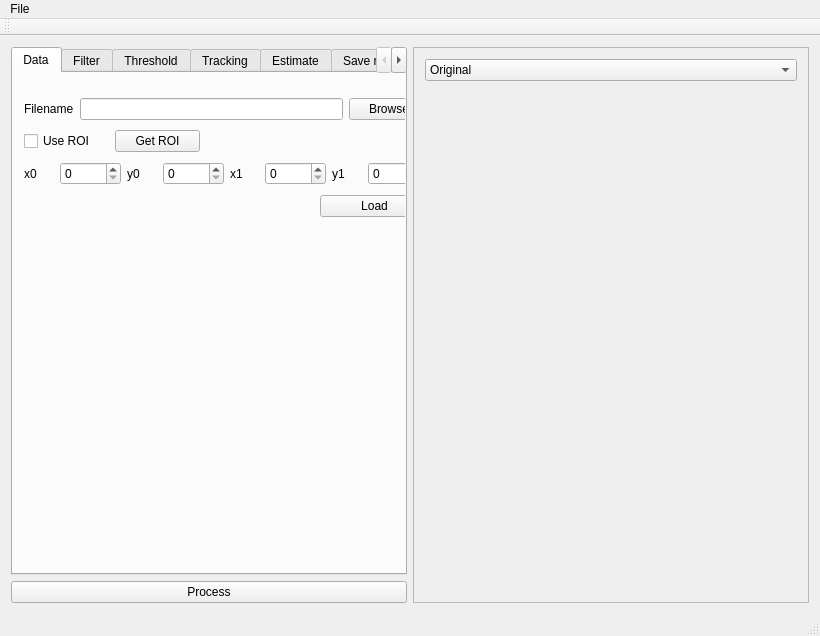
<?xml version="1.0" encoding="UTF-8"?>
<ui version="4.0">
 <class>MainWindow</class>
 <widget class="QMainWindow" name="MainWindow">
  <property name="geometry">
   <rect>
    <x>0</x>
    <y>0</y>
    <width>820</width>
    <height>636</height>
   </rect>
  </property>
  <property name="windowTitle">
   <string>RootTracker2D</string>
  </property>
  <widget class="QWidget" name="centralWidget">
   <layout class="QVBoxLayout" name="verticalLayout">
    <item>
     <layout class="QHBoxLayout" name="horizontalLayout">
      <item>
       <layout class="QVBoxLayout" name="verticalLayout_2">
        <item>
         <widget class="QTabWidget" name="tabWidget">
          <property name="currentIndex">
           <number>0</number>
          </property>
          <widget class="QWidget" name="tab">
           <attribute name="title">
            <string>Data</string>
           </attribute>
           <widget class="QWidget" name="layoutWidget">
            <property name="geometry">
             <rect>
              <x>0</x>
              <y>10</y>
              <width>427</width>
              <height>152</height>
             </rect>
            </property>
            <layout class="QGridLayout" name="gridLayout_2">
             <item row="0" column="0" colspan="4">
              <layout class="QHBoxLayout" name="horizontalLayout_3">
               <item>
                <widget class="QLabel" name="label">
                 <property name="text">
                  <string>Filename</string>
                 </property>
                </widget>
               </item>
               <item>
                <widget class="QLineEdit" name="edit_filename">
                 <property name="toolTip">
                  <string>File name of the image to process</string>
                 </property>
                </widget>
               </item>
               <item>
                <widget class="QPushButton" name="button_browsefile">
                 <property name="text">
                  <string>Browse</string>
                 </property>
                </widget>
               </item>
              </layout>
             </item>
             <item row="1" column="0">
              <widget class="QCheckBox" name="check_useroi">
               <property name="toolTip">
                <string>Selects wether to use a ROI of the original image or not</string>
               </property>
               <property name="text">
                <string>Use ROI</string>
               </property>
              </widget>
             </item>
             <item row="1" column="1">
              <widget class="QPushButton" name="button_getroi">
               <property name="toolTip">
                <string>Mark a region in the preview image and click this button to transfer the ROI coordinates.</string>
               </property>
               <property name="text">
                <string>Get ROI</string>
               </property>
              </widget>
             </item>
             <item row="1" column="2" colspan="2">
              <spacer name="horizontalSpacer_14">
               <property name="orientation">
                <enum>Qt::Horizontal</enum>
               </property>
               <property name="sizeHint" stdset="0">
                <size>
                 <width>228</width>
                 <height>20</height>
                </size>
               </property>
              </spacer>
             </item>
             <item row="2" column="0" colspan="4">
              <layout class="QHBoxLayout" name="horizontalLayout_2">
               <item>
                <widget class="QLabel" name="label_33">
                 <property name="text">
                  <string>x0</string>
                 </property>
                </widget>
               </item>
               <item>
                <widget class="QSpinBox" name="spin_roi0">
                 <property name="maximum">
                  <number>10000</number>
                 </property>
                </widget>
               </item>
               <item>
                <widget class="QLabel" name="label_34">
                 <property name="text">
                  <string>y0</string>
                 </property>
                </widget>
               </item>
               <item>
                <widget class="QSpinBox" name="spin_roi1">
                 <property name="maximum">
                  <number>10000</number>
                 </property>
                </widget>
               </item>
               <item>
                <widget class="QLabel" name="label_35">
                 <property name="text">
                  <string>x1</string>
                 </property>
                </widget>
               </item>
               <item>
                <widget class="QSpinBox" name="spin_roi2">
                 <property name="maximum">
                  <number>10000</number>
                 </property>
                </widget>
               </item>
               <item>
                <widget class="QLabel" name="label_36">
                 <property name="text">
                  <string>y1</string>
                 </property>
                </widget>
               </item>
               <item>
                <widget class="QSpinBox" name="spin_roi3">
                 <property name="maximum">
                  <number>10000</number>
                 </property>
                </widget>
               </item>
              </layout>
             </item>
             <item row="3" column="0" colspan="3">
              <spacer name="horizontalSpacer_13">
               <property name="orientation">
                <enum>Qt::Horizontal</enum>
               </property>
               <property name="sizeHint" stdset="0">
                <size>
                 <width>298</width>
                 <height>20</height>
                </size>
               </property>
              </spacer>
             </item>
             <item row="3" column="3">
              <widget class="QPushButton" name="button_loadimage">
               <property name="toolTip">
                <string>Reload the image when the ROI changed.</string>
               </property>
               <property name="text">
                <string>Load</string>
               </property>
              </widget>
             </item>
            </layout>
           </widget>
          </widget>
          <widget class="QWidget" name="tab_2">
           <attribute name="title">
            <string>Filter</string>
           </attribute>
           <widget class="QLabel" name="label_2">
            <property name="geometry">
             <rect>
              <x>20</x>
              <y>20</y>
              <width>71</width>
              <height>16</height>
             </rect>
            </property>
            <property name="text">
             <string>MFR sigma</string>
            </property>
           </widget>
           <widget class="QLabel" name="label_3">
            <property name="geometry">
             <rect>
              <x>20</x>
              <y>50</y>
              <width>62</width>
              <height>16</height>
             </rect>
            </property>
            <property name="text">
             <string>MFR ratio</string>
            </property>
           </widget>
           <widget class="QLabel" name="label_4">
            <property name="geometry">
             <rect>
              <x>20</x>
              <y>90</y>
              <width>91</width>
              <height>16</height>
             </rect>
            </property>
            <property name="text">
             <string>MFR directions</string>
            </property>
           </widget>
           <widget class="QDoubleSpinBox" name="dspin_mfrsigma">
            <property name="geometry">
             <rect>
              <x>120</x>
              <y>10</y>
              <width>62</width>
              <height>25</height>
             </rect>
            </property>
            <property name="toolTip">
             <string>Lenght of the root enhancement filter</string>
            </property>
           </widget>
           <widget class="QDoubleSpinBox" name="dspin_mfrratio">
            <property name="geometry">
             <rect>
              <x>110</x>
              <y>50</y>
              <width>62</width>
              <height>25</height>
             </rect>
            </property>
            <property name="toolTip">
             <string>Width of the root enhancement filter given as a fraction of the length.</string>
            </property>
           </widget>
           <widget class="QSpinBox" name="spin_mfrdir">
            <property name="geometry">
             <rect>
              <x>120</x>
              <y>90</y>
              <width>57</width>
              <height>25</height>
             </rect>
            </property>
            <property name="toolTip">
             <string>Number of root enhancement filter orientations.</string>
            </property>
           </widget>
           <widget class="QtAddons::ImageViewerWidget" name="viewer_kernel" native="true">
            <property name="geometry">
             <rect>
              <x>90</x>
              <y>150</y>
              <width>251</width>
              <height>231</height>
             </rect>
            </property>
           </widget>
           <widget class="QSlider" name="slider_kernels">
            <property name="geometry">
             <rect>
              <x>90</x>
              <y>390</y>
              <width>251</width>
              <height>22</height>
             </rect>
            </property>
            <property name="toolTip">
             <string>Browse through the root enhancement kernels used for the latest processing.</string>
            </property>
            <property name="orientation">
             <enum>Qt::Horizontal</enum>
            </property>
           </widget>
           <widget class="QDoubleSpinBox" name="dspin_mfromega">
            <property name="geometry">
             <rect>
              <x>120</x>
              <y>120</y>
              <width>62</width>
              <height>25</height>
             </rect>
            </property>
            <property name="toolTip">
             <string>Width oscillation of the root enhancement filter. Values greater than 2 are not recommended.</string>
            </property>
           </widget>
           <widget class="QLabel" name="label_18">
            <property name="geometry">
             <rect>
              <x>20</x>
              <y>120</y>
              <width>81</width>
              <height>16</height>
             </rect>
            </property>
            <property name="text">
             <string>MFR omega</string>
            </property>
           </widget>
          </widget>
          <widget class="QWidget" name="tab_4">
           <attribute name="title">
            <string>Threshold</string>
           </attribute>
           <widget class="QLabel" name="label_5">
            <property name="geometry">
             <rect>
              <x>40</x>
              <y>10</y>
              <width>121</width>
              <height>16</height>
             </rect>
            </property>
            <property name="text">
             <string>Threshold quantile</string>
            </property>
           </widget>
           <widget class="QLabel" name="label_6">
            <property name="geometry">
             <rect>
              <x>40</x>
              <y>40</y>
              <width>101</width>
              <height>16</height>
             </rect>
            </property>
            <property name="text">
             <string>Threshold clean</string>
            </property>
           </widget>
           <widget class="QLabel" name="label_7">
            <property name="geometry">
             <rect>
              <x>40</x>
              <y>70</y>
              <width>91</width>
              <height>16</height>
             </rect>
            </property>
            <property name="text">
             <string>Threshold low</string>
            </property>
           </widget>
           <widget class="QDoubleSpinBox" name="dspin_thresquantile">
            <property name="geometry">
             <rect>
              <x>170</x>
              <y>0</y>
              <width>57</width>
              <height>25</height>
             </rect>
            </property>
            <property name="toolTip">
             <string>Determines the fraction of the pixels to use as roots. Depending of the root density in the image this value is mostly in the interval 0.75-0.9. </string>
            </property>
            <property name="maximum">
             <double>1.000000000000000</double>
            </property>
           </widget>
           <widget class="QSpinBox" name="spin_thresclean">
            <property name="geometry">
             <rect>
              <x>170</x>
              <y>30</y>
              <width>62</width>
              <height>25</height>
             </rect>
            </property>
            <property name="toolTip">
             <string>Segmented items with less pixels than this value will be remove from the result. Zero deactivates the function.</string>
            </property>
            <property name="maximum">
             <number>10000</number>
            </property>
           </widget>
           <widget class="QDoubleSpinBox" name="dspin_threslow">
            <property name="geometry">
             <rect>
              <x>170</x>
              <y>60</y>
              <width>62</width>
              <height>25</height>
             </rect>
            </property>
            <property name="toolTip">
             <string>Second threshold used to find the smallest value of the tracking.</string>
            </property>
            <property name="maximum">
             <double>1.000000000000000</double>
            </property>
           </widget>
           <widget class="QLabel" name="label_17">
            <property name="geometry">
             <rect>
              <x>40</x>
              <y>100</y>
              <width>101</width>
              <height>16</height>
             </rect>
            </property>
            <property name="text">
             <string>Histogram size</string>
            </property>
           </widget>
           <widget class="QSpinBox" name="spin_histsize">
            <property name="geometry">
             <rect>
              <x>170</x>
              <y>100</y>
              <width>57</width>
              <height>25</height>
             </rect>
            </property>
            <property name="toolTip">
             <string>Size of the histogram used to find the threshold levels.</string>
            </property>
            <property name="maximum">
             <number>5000</number>
            </property>
            <property name="value">
             <number>1024</number>
            </property>
           </widget>
          </widget>
          <widget class="QWidget" name="tab_3">
           <attribute name="title">
            <string>Tracking</string>
           </attribute>
           <widget class="QCheckBox" name="check_tracking">
            <property name="geometry">
             <rect>
              <x>10</x>
              <y>10</y>
              <width>101</width>
              <height>20</height>
             </rect>
            </property>
            <property name="text">
             <string>do tracking</string>
            </property>
           </widget>
           <widget class="QWidget" name="layoutWidget">
            <property name="geometry">
             <rect>
              <x>20</x>
              <y>40</y>
              <width>245</width>
              <height>237</height>
             </rect>
            </property>
            <layout class="QGridLayout" name="gridLayout">
             <item row="0" column="0" colspan="2">
              <widget class="QLabel" name="label_8">
               <property name="text">
                <string>Max size</string>
               </property>
              </widget>
             </item>
             <item row="0" column="2" colspan="2">
              <spacer name="horizontalSpacer">
               <property name="orientation">
                <enum>Qt::Horizontal</enum>
               </property>
               <property name="sizeHint" stdset="0">
                <size>
                 <width>68</width>
                 <height>20</height>
                </size>
               </property>
              </spacer>
             </item>
             <item row="0" column="4">
              <widget class="QSpinBox" name="spin_piecemax">
               <property name="maximum">
                <number>100000</number>
               </property>
              </widget>
             </item>
             <item row="1" column="0" colspan="2">
              <widget class="QLabel" name="label_9">
               <property name="text">
                <string>Min size</string>
               </property>
              </widget>
             </item>
             <item row="1" column="2" colspan="2">
              <spacer name="horizontalSpacer_2">
               <property name="orientation">
                <enum>Qt::Horizontal</enum>
               </property>
               <property name="sizeHint" stdset="0">
                <size>
                 <width>68</width>
                 <height>20</height>
                </size>
               </property>
              </spacer>
             </item>
             <item row="1" column="4">
              <widget class="QSpinBox" name="spin_piecemin">
               <property name="toolTip">
                <string>&lt;html&gt;&lt;head/&gt;&lt;body&gt;&lt;p&gt;Sets the length of the shortest item allowed.&lt;/p&gt;&lt;/body&gt;&lt;/html&gt;</string>
               </property>
               <property name="maximum">
                <number>100000</number>
               </property>
              </widget>
             </item>
             <item row="2" column="0" colspan="2">
              <widget class="QLabel" name="label_10">
               <property name="text">
                <string>Test size</string>
               </property>
              </widget>
             </item>
             <item row="2" column="2" colspan="2">
              <spacer name="horizontalSpacer_3">
               <property name="orientation">
                <enum>Qt::Horizontal</enum>
               </property>
               <property name="sizeHint" stdset="0">
                <size>
                 <width>68</width>
                 <height>20</height>
                </size>
               </property>
              </spacer>
             </item>
             <item row="2" column="4">
              <widget class="QSpinBox" name="spin_piecetest">
               <property name="maximum">
                <number>100000</number>
               </property>
              </widget>
             </item>
             <item row="3" column="0">
              <widget class="QLabel" name="label_11">
               <property name="text">
                <string>Tree</string>
               </property>
              </widget>
             </item>
             <item row="3" column="1" colspan="3">
              <spacer name="horizontalSpacer_4">
               <property name="orientation">
                <enum>Qt::Horizontal</enum>
               </property>
               <property name="sizeHint" stdset="0">
                <size>
                 <width>88</width>
                 <height>20</height>
                </size>
               </property>
              </spacer>
             </item>
             <item row="3" column="4">
              <widget class="QDoubleSpinBox" name="dspin_growtree"/>
             </item>
             <item row="4" column="0">
              <widget class="QLabel" name="label_12">
               <property name="text">
                <string>Fringe</string>
               </property>
              </widget>
             </item>
             <item row="4" column="1" colspan="3">
              <spacer name="horizontalSpacer_5">
               <property name="orientation">
                <enum>Qt::Horizontal</enum>
               </property>
               <property name="sizeHint" stdset="0">
                <size>
                 <width>88</width>
                 <height>20</height>
                </size>
               </property>
              </spacer>
             </item>
             <item row="4" column="4">
              <widget class="QDoubleSpinBox" name="dspin_growfringe"/>
             </item>
             <item row="5" column="0" colspan="3">
              <widget class="QLabel" name="label_13">
               <property name="text">
                <string>Threshold min</string>
               </property>
              </widget>
             </item>
             <item row="5" column="3">
              <spacer name="horizontalSpacer_6">
               <property name="orientation">
                <enum>Qt::Horizontal</enum>
               </property>
               <property name="sizeHint" stdset="0">
                <size>
                 <width>40</width>
                 <height>20</height>
                </size>
               </property>
              </spacer>
             </item>
             <item row="6" column="0" colspan="4">
              <widget class="QLabel" name="label_14">
               <property name="text">
                <string>Threshold decrement</string>
               </property>
              </widget>
             </item>
             <item row="5" column="4">
              <widget class="QDoubleSpinBox" name="dspin_growthres">
               <property name="maximum">
                <double>100000.000000000000000</double>
               </property>
              </widget>
             </item>
             <item row="6" column="4">
              <widget class="QDoubleSpinBox" name="dspin_growthresdec">
               <property name="maximum">
                <double>100000.000000000000000</double>
               </property>
              </widget>
             </item>
            </layout>
           </widget>
          </widget>
          <widget class="QWidget" name="tab_6">
           <attribute name="title">
            <string>Estimate</string>
           </attribute>
           <widget class="QCheckBox" name="check_estimatevol">
            <property name="geometry">
             <rect>
              <x>20</x>
              <y>20</y>
              <width>131</width>
              <height>20</height>
             </rect>
            </property>
            <property name="text">
             <string>Estimate volume</string>
            </property>
           </widget>
           <widget class="QLabel" name="label_15">
            <property name="geometry">
             <rect>
              <x>20</x>
              <y>60</y>
              <width>71</width>
              <height>16</height>
             </rect>
            </property>
            <property name="text">
             <string>Pixel size</string>
            </property>
           </widget>
           <widget class="QLabel" name="label_16">
            <property name="geometry">
             <rect>
              <x>20</x>
              <y>90</y>
              <width>62</width>
              <height>16</height>
             </rect>
            </property>
            <property name="text">
             <string>Pixel unit</string>
            </property>
           </widget>
           <widget class="QLineEdit" name="edit_pixelunit">
            <property name="geometry">
             <rect>
              <x>100</x>
              <y>90</y>
              <width>113</width>
              <height>22</height>
             </rect>
            </property>
           </widget>
           <widget class="QDoubleSpinBox" name="dspin_pixelsize">
            <property name="geometry">
             <rect>
              <x>90</x>
              <y>50</y>
              <width>62</width>
              <height>25</height>
             </rect>
            </property>
            <property name="maximum">
             <double>1000.000000000000000</double>
            </property>
           </widget>
           <widget class="QLabel" name="label_37">
            <property name="geometry">
             <rect>
              <x>20</x>
              <y>130</y>
              <width>111</width>
              <height>16</height>
             </rect>
            </property>
            <property name="text">
             <string>Sample thickness</string>
            </property>
           </widget>
           <widget class="QDoubleSpinBox" name="dspin_samplethickness">
            <property name="geometry">
             <rect>
              <x>140</x>
              <y>130</y>
              <width>62</width>
              <height>25</height>
             </rect>
            </property>
            <property name="maximum">
             <double>10000.000000000000000</double>
            </property>
           </widget>
          </widget>
          <widget class="QWidget" name="tab_7">
           <attribute name="title">
            <string>Save results</string>
           </attribute>
           <widget class="QLabel" name="label_19">
            <property name="geometry">
             <rect>
              <x>70</x>
              <y>40</y>
              <width>101</width>
              <height>16</height>
             </rect>
            </property>
            <property name="text">
             <string>Images to save</string>
            </property>
           </widget>
           <widget class="QListWidget" name="list_imagenames">
            <property name="geometry">
             <rect>
              <x>70</x>
              <y>70</y>
              <width>256</width>
              <height>192</height>
             </rect>
            </property>
           </widget>
           <widget class="QPushButton" name="button_saveimages">
            <property name="geometry">
             <rect>
              <x>70</x>
              <y>290</y>
              <width>161</width>
              <height>32</height>
             </rect>
            </property>
            <property name="text">
             <string>Save selected results</string>
            </property>
           </widget>
          </widget>
          <widget class="QWidget" name="tab_5">
           <attribute name="title">
            <string>Messages</string>
           </attribute>
           <layout class="QVBoxLayout" name="verticalLayout_3">
            <item>
             <widget class="QtAddons::QtLogViewer" name="loggingview" native="true"/>
            </item>
           </layout>
          </widget>
         </widget>
        </item>
        <item>
         <widget class="QPushButton" name="button_process">
          <property name="text">
           <string>Process</string>
          </property>
         </widget>
        </item>
       </layout>
      </item>
      <item>
       <widget class="QFrame" name="frame">
        <property name="frameShape">
         <enum>QFrame::StyledPanel</enum>
        </property>
        <property name="frameShadow">
         <enum>QFrame::Raised</enum>
        </property>
        <layout class="QVBoxLayout" name="verticalLayout_4">
         <item>
          <widget class="QComboBox" name="combo_displayimage">
           <item>
            <property name="text">
             <string>Original</string>
            </property>
           </item>
           <item>
            <property name="text">
             <string>Filtered</string>
            </property>
           </item>
           <item>
            <property name="text">
             <string>Thresholded</string>
            </property>
           </item>
           <item>
            <property name="text">
             <string>Tracked</string>
            </property>
           </item>
          </widget>
         </item>
         <item>
          <widget class="QtAddons::ImageViewerWidget" name="viewer_images" native="true">
           <property name="sizePolicy">
            <sizepolicy hsizetype="MinimumExpanding" vsizetype="Preferred">
             <horstretch>0</horstretch>
             <verstretch>0</verstretch>
            </sizepolicy>
           </property>
          </widget>
         </item>
        </layout>
       </widget>
      </item>
     </layout>
    </item>
   </layout>
  </widget>
  <widget class="QMenuBar" name="menuBar">
   <property name="geometry">
    <rect>
     <x>0</x>
     <y>0</y>
     <width>820</width>
     <height>22</height>
    </rect>
   </property>
   <widget class="QMenu" name="menuFile">
    <property name="title">
     <string>File</string>
    </property>
    <addaction name="actionNew"/>
    <addaction name="actionOpen"/>
    <addaction name="actionSave"/>
    <addaction name="actionSave_as"/>
    <addaction name="actionQuit"/>
   </widget>
   <addaction name="menuFile"/>
  </widget>
  <widget class="QToolBar" name="mainToolBar">
   <attribute name="toolBarArea">
    <enum>TopToolBarArea</enum>
   </attribute>
   <attribute name="toolBarBreak">
    <bool>false</bool>
   </attribute>
  </widget>
  <widget class="QStatusBar" name="statusBar"/>
  <action name="actionOpen">
   <property name="text">
    <string>Open</string>
   </property>
  </action>
  <action name="actionSave">
   <property name="text">
    <string>Save</string>
   </property>
  </action>
  <action name="actionSave_as">
   <property name="text">
    <string>Save as</string>
   </property>
  </action>
  <action name="actionNew">
   <property name="text">
    <string>New</string>
   </property>
  </action>
  <action name="actionQuit">
   <property name="text">
    <string>Quit</string>
   </property>
  </action>
 </widget>
 <layoutdefault spacing="6" margin="11"/>
 <customwidgets>
  <customwidget>
   <class>QtAddons::QtLogViewer</class>
   <extends>QWidget</extends>
   <header location="global">qtlogviewer.h</header>
   <container>1</container>
  </customwidget>
  <customwidget>
   <class>QtAddons::ImageViewerWidget</class>
   <extends>QWidget</extends>
   <header location="global">imageviewerwidget.h</header>
   <container>1</container>
  </customwidget>
 </customwidgets>
 <resources/>
 <connections/>
</ui>
